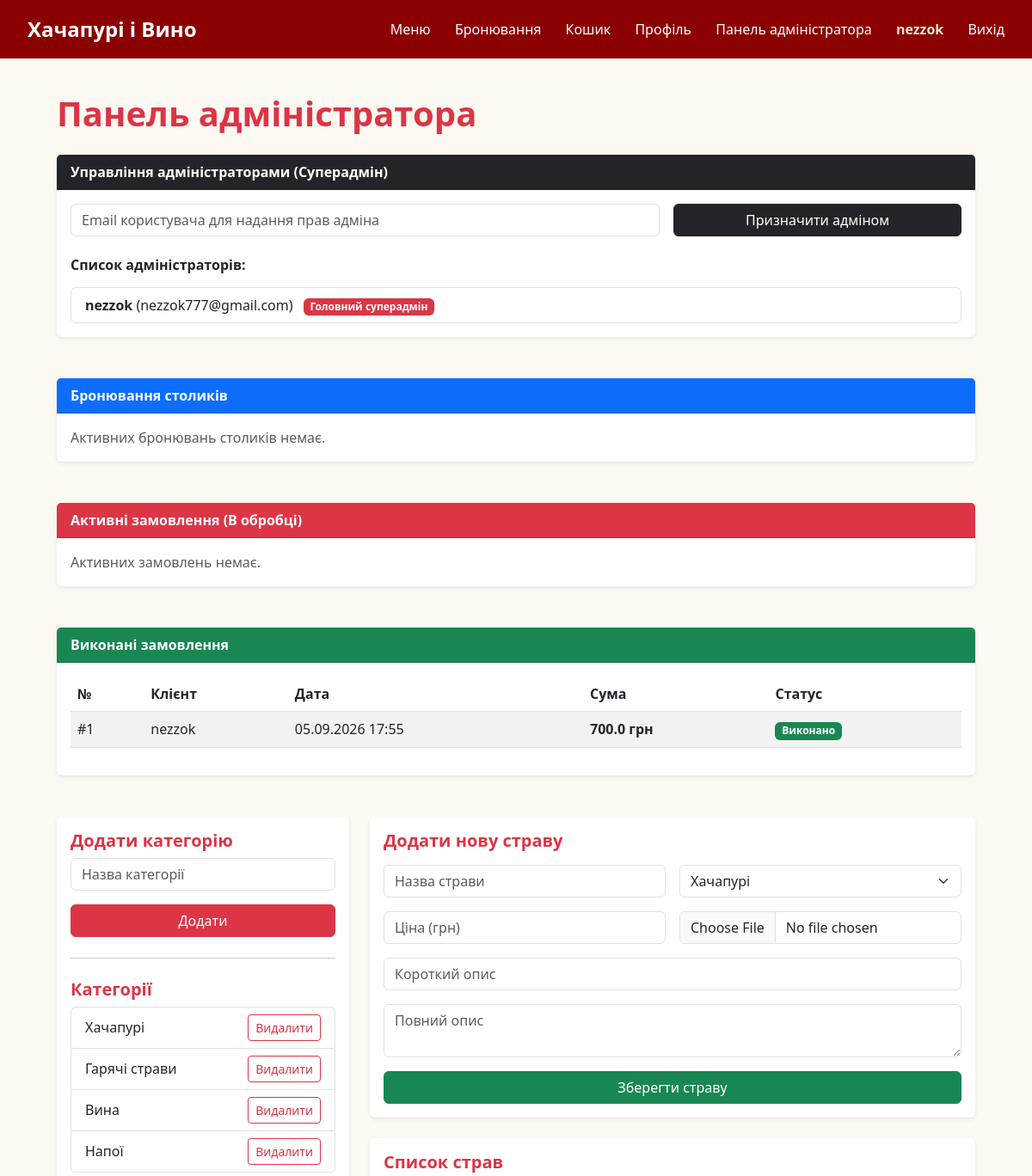
Page /admin (signed in, upper part) on the earlier database version.
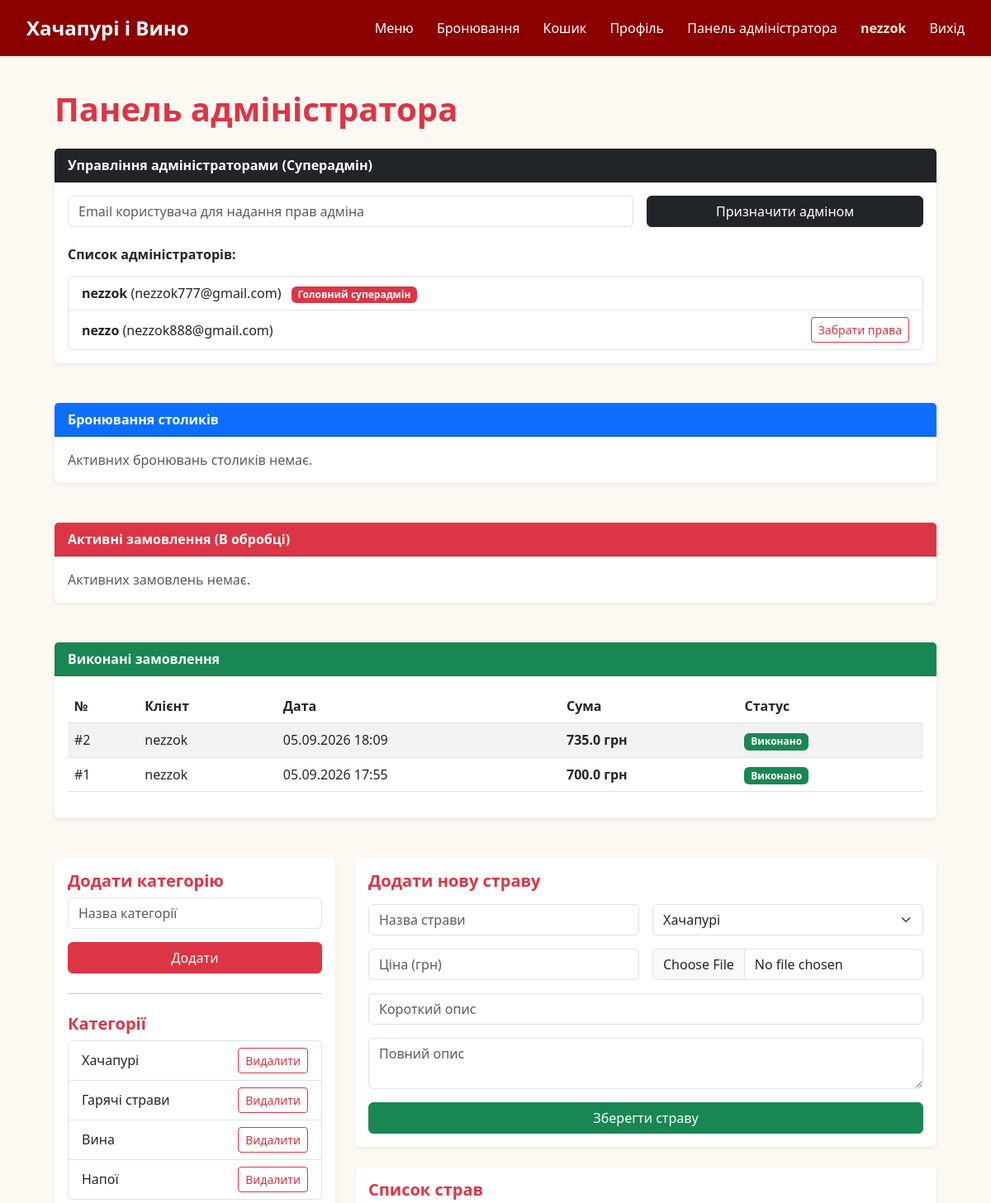
Same page on the later database version.
### models.py (models this page shows, shortened)
class User(UserMixin, db.Model):
    id = db.Column(db.Integer, primary_key=True)
    username = db.Column(db.String(50), nullable=False)
    email = db.Column(db.String(120), unique=True, nullable=False)
    password_hash = db.Column(db.String(255), nullable=False)
    is_admin = db.Column(db.Boolean, default=False)
    is_superadmin = db.Column(db.Boolean, default=False)

class Order(db.Model):
    id = db.Column(db.Integer, primary_key=True)
    user_id = db.Column(db.Integer, db.ForeignKey('user.id'), nullable=False)
    total_price = db.Column(db.Float, nullable=False)
    status = db.Column(db.String(50), default='В обробці')
    created_at = db.Column(db.DateTime, default=datetime.utcnow)
    items = db.relationship('OrderItem', backref='order', lazy=True, cascade='all, delete-orphan')
    user = db.relationship('User', backref='orders', lazy=True)

class Category(db.Model):
    id = db.Column(db.Integer, primary_key=True)
    name = db.Column(db.String(50), nullable=False, unique=True)
    dishes = db.relationship('Dish', backref='category_rel', lazy=True, cascade='all, delete-orphan')

### app.py (the view, shortened to what this page needs)
@app.route('/admin', methods=['GET', 'POST'])
@login_required
def admin():
    if not current_user.is_admin:
        flash('Доступ заборонено.', 'danger')
        return redirect(url_for('index'))
    categories = Category.query.all()
    dishes = Dish.query.all()
    reservations = Reservation.query.all()
    active_orders = Order.query.filter_by(status='В обробці').order_by(Order.created_at.desc()).all()
    completed_orders = Order.query.filter_by(status='Виконано').order_by(Order.created_at.desc()).all()
    admins = User.query.filter_by(is_admin=True).all()
    return render_template('admin.html', categories=categories, dishes=dishes, reservations=reservations,
                           active_orders=active_orders, completed_orders=completed_orders, admins=admins,
                           is_super_admin=current_user.is_superadmin)

### app.py (called while the page is built)
@login_manager.user_loader
def load_user(user_id):
    return User.query.get(int(user_id))

### templates/admin.html (shortened to what the changed rows need)
{% extends 'base.html' %}
{% block content %}
<div class="container my-4">
    <h1 class="text-danger fw-bold mb-4">Панель адміністратора</h1>
    {% if is_super_admin %}
    <div class="card shadow-sm mb-5 border-0">
        <div class="card-body">
            <ul class="list-group">
                {% for admin_user in admins %}
                <li class="list-group-item d-flex justify-content-between align-items-center">
                    <div>
                        <strong>{{ admin_user.username }}</strong> ({{ admin_user.email }})
                        {% if admin_user.is_superadmin %}
                            <span class="badge bg-danger ms-2">Головний суперадмін</span>
                        {% endif %}
                    </div>
                    {% if not admin_user.is_superadmin %}
                    <form action="{{ url_for('revoke_admin', user_id=admin_user.id) }}" method="POST" class="d-inline">
                        <button type="submit" class="btn btn-sm btn-outline-danger">Забрати права</button>
                    </form>
                    {% endif %}
                </li>
                {% endfor %}
            </ul>
        </div>
    </div>
    {% endif %}
    <div class="card shadow-sm mb-5 border-0">
        <div class="card-body">
            {% if completed_orders %}
            <div class="table-responsive">
                <table class="table table-striped align-middle">
                    <thead>
                        <tr>
                            <th>№</th>
                            <th>Клієнт</th>
                            <th>Дата</th>
                            <th>Сума</th>
                            <th>Статус</th>
                        </tr>
                    </thead>
                    <tbody>
                        {% for order in completed_orders %}
                        <tr>
                            <td>#{{ order.id }}</td>
                            <td>{{ order.user.username }}</td>
                            <td>{{ order.created_at.strftime('%d.%m.%Y %H:%M') }}</td>
                            <td class="fw-bold">{{ order.total_price }} грн</td>
                            <td><span class="badge bg-success">Виконано</span></td>
                        </tr>
                        {% endfor %}
                    </tbody>
                </table>
            </div>
            {% else %}
            <p class="text-muted m-0">Виконаних замовлень ще немає.</p>
            {% endif %}
        </div>
    </div>
    <div class="row g-4">
        <div class="col-md-4">
            <div class="card shadow-sm border-0 p-3">
                <ul class="list-group">
                    {% for cat in categories %}
                    <li class="list-group-item d-flex justify-content-between align-items-center">
                        {{ cat.name }}
                        <form action="{{ url_for('admin') }}" method="POST" class="d-inline">
                            <button type="submit" name="delete_category" class="btn btn-sm btn-outline-danger">Видалити</button>
                        </form>
                    </li>
                    {% endfor %}
                </ul>
            </div>
        </div>
    </div>
</div>
{% endblock %}

### templates/base.html (shortened to what this page needs)
<!DOCTYPE html>
<html lang="uk">
<head>
    <link href="https://cdn.jsdelivr.net/npm/bootstrap@5.3.0/dist/css/bootstrap.min.css" rel="stylesheet">
    <link rel="stylesheet" href="{{ url_for('static', filename='css/style.css') }}">
</head>
<body>
    <header>
        <div class="logo">
            <a href="{{ url_for('index') }}" style="color: white; text-decoration: none;">Хачапурі і Вино</a>
        </div>
        <nav>
            <a href="{{ url_for('index') }}">Меню</a>
            <a href="{{ url_for('booking') }}">Бронювання</a>
            {% if current_user.is_authenticated %}
                <a href="{{ url_for('cart') }}">Кошик</a>
                <a href="{{ url_for('profile') }}">Профіль</a>
                {% if current_user.is_admin %}
                    <a href="{{ url_for('admin') }}">Панель адміністратора</a>
                {% endif %}
                <span style="margin-left: 1.5rem; font-weight: bold; color: #f0e6d2;">{{ current_user.username }}</span>
                <a href="{{ url_for('logout') }}">Вихід</a>
            {% else %}
                <a href="{{ url_for('login') }}">Вхід</a>
                <a href="{{ url_for('register') }}">Реєстрація</a>
            {% endif %}
        </nav>
    </header>
    <div class="container-fluid px-4 py-3">
        {% block content %}{% endblock content %}
    </div>
</body>
</html>

Differences in the rows shown:
added User: username "nezzo", email "nezzok888@gmail.com"
added Order: id "2", user.username "nezzok", created_at "05.09.2026 18:09", total_price "735.0"
